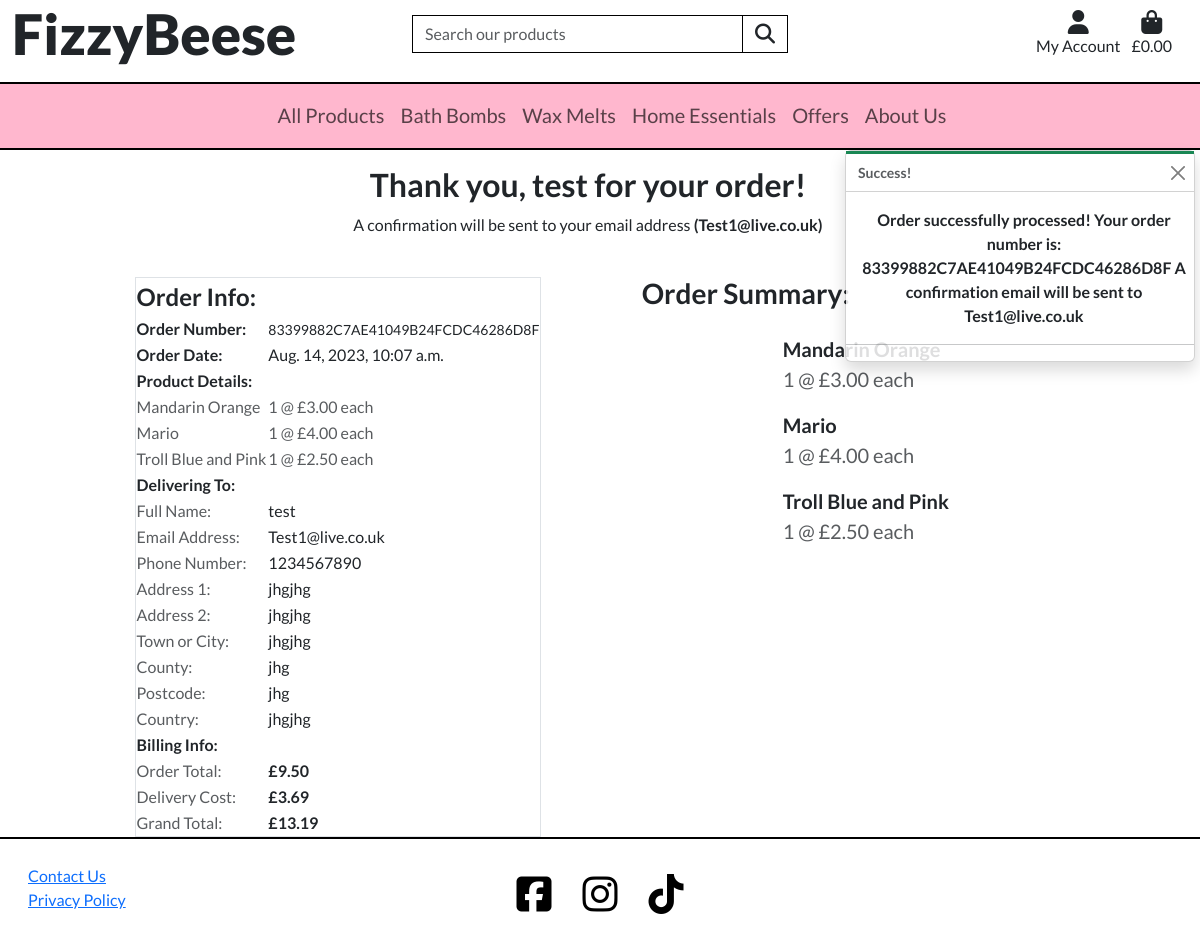
The page /checkout/success/83399882C7AE41049B24FCDC46286D8F on the database its author committed.
### checkout/models.py (models this page shows, shortened)
class Order(models.Model):
    order_number = models.CharField(max_length=32, null=False, editable=False)
    full_name = models.CharField(max_length=50, null=False, blank=False)
    email = models.EmailField(max_length=254, null=False, blank=False)
    phone_number = models.CharField(max_length=20, null=False, blank=False)
    country = models.CharField(max_length=40, null=False, blank=False)
    postcode = models.CharField(max_length=20, null=False, blank=False)
    town_or_city = models.CharField(max_length=40, null=False, blank=False)
    street_address1 = models.CharField(max_length=80, null=False, blank=False)
    street_address2 = models.CharField(max_length=80, null=True, blank=True)
    county = models.CharField(max_length=80, null=True, blank=True)
    date = models.DateTimeField(auto_now_add=True)
    total_weight = models.IntegerField(null=False, default=0)
    delivery_cost = models.DecimalField(max_digits=6, decimal_places=2, null=False, default=0)
    order_total = models.DecimalField(max_digits=10, decimal_places=2, null=False, default=0.00)
    grand_total = models.DecimalField(max_digits=10, decimal_places=2, null=False, default=0)

class OrderLineItem(models.Model):
    order = models.ForeignKey(Order, null=False, blank=False, on_delete=models.CASCADE, related_name='lineitems')
    product = models.ForeignKey(Product, null=False, blank=False, on_delete=models.CASCADE)
    quantity = models.IntegerField(null=False, blank=False, default=0)
    lineitem_total = models.DecimalField(max_digits=6, decimal_places=2, null=False, blank=False, editable=False)

### products/models.py (models this page shows, shortened)
class Product(models.Model):
    name = models.CharField(max_length=254)
    description = models.TextField(null=True, blank=True)
    price = models.DecimalField(max_digits=5, decimal_places=2)
    stock_remaining = models.IntegerField(null=False)
    product_categories = models.ManyToManyField(ProductCategory)  # Links to ProductCategory
    fragrance_categories = models.ManyToManyField(FragranceCategory)  # Links to FragranceCategory
    weight = models.IntegerField()
    sale_price = models.DecimalField(max_digits=5, decimal_places=2, null=True, blank=True)
    is_clearance = models.BooleanField()
    is_featured = models.BooleanField()
    is_hidden = models.BooleanField()
    image = models.ImageField(null=True, blank=True)
    label_image = models.ImageField(null=True, blank=True)
    uploaded_on = models.DateTimeField()

### checkout/views.py (the view)
# urls.py: path('success/<order_number>', views.checkout_success, name='checkout_success'),
def checkout_success(request, order_number):
    save_info = request.session.get('save_info')
    order = get_object_or_404(Order, order_number=order_number)
    messages.success(request, f'Order successfully processed! \
        Your order number is: {order_number} \
        A confirmation email will be sent to {order.email}')
    if 'bag' in request.session:
        del request.session['bag']
    template = 'checkout/checkout_success.html'
    context = {
        'order': order,
    }
    return render(request, template, context)

### checkout/templates/checkout/checkout_success.html (shortened to what this page needs)
{% extends 'base.html' %}
{% load static %}
{% block extra_css %}
<link rel="stylesheet" href="{% static 'checkout/css/checkout_success.css' %}">
{% endblock %}
{% block content %}
<div class="row mw-100">
    <div class="col-12 text-center mt-3">
        <h2 class="fw-bold">Thank you, {{ order.full_name }} for your order!</h2>
        <p>A confirmation will be sent to your email address <span class="fw-bold">({{ order.email }})</span></p>
    </div>
</div>
        <div class="row mw-100">
            <div class="col-12 col-lg-5 order-lg-last">
                <div class="row justify-content-center">
                    <div class="col-10">
                        <h3 class="my-4 fw-bold">Order Summary:</h3>
                    </div>
                </div>
                {% for item in order.lineitems.all %}
                <div class="row justify-content-start">
                    <div class="col-6 col-xl-4 mb-1">
                    </div>
                    <div class="col-5">
                        <div class="ms-3">
                            <a class="text-dark text-decoration-none" href="{% url 'product_detail' item.product.id %}">
                                <p class="fs-5 fw-bold mb-0 product-name bold-hover">{{ item.product.name }}</p>
                            </a>
                            <p class="text-muted fs-5">{{ item.quantity }} @
                                {% if item.product.sale_price %}
                                    £{{ item.product.sale_price }}
                                {% else %}
                                    £{{ item.product.price }}
                                {% endif %}
                                each
                            </p>
                        </div>
                    </div>
                </div>
                    {% endfor %}
            </div>
            <div class="col-12 col-lg-5 offset-lg-1">
                <div class="row">
                    <div class="col-12">
                        <table class="table-responsive border mx-auto mt-4">
                            <thead>
                                <tr>
                                    <th scope="col" class="fs-4">Order Info:</th>
                                    <th scope="col"></th>
                                </tr>
                            </thead>
                            <tbody>
                                <tr>
                                    <th scope="row">Order Number:</th>
                                    <td>
                                        <small>{{ order.order_number }}</small>
                                    </td>
                                </tr>
                                <tr>
                                    <th scope="row">Order Date:</th>
                                    <td>{{ order.date }}</td>
                                </tr>
                                <tr>
                                    <th scope="row">Product Details:</th>
                                    <td></td>
                                </tr>
                                {% for item in order.lineitems.all %}
                                    <tr class="text-muted">
                                        <td scope="row">{{ item.product.name }}</td>
                                        <td>{{ item.quantity }} @
                                            {% if item.product.sale_price %}
                                                £{{ item.product.sale_price }}
                                            {% else %}
                                                £{{ item.product.price }}
                                            {% endif %}
                                            each
                                        </td>
                                    </tr>
                                {% endfor %}
                                <tr>
                                    <th scope="row">Delivering To:</th>
                                    <td></td>
                                </tr>
                                <tr>
                                    <td class="text-muted">Full Name:</td>
                                    <td>{{ order.full_name }}</td>
                                </tr>
                                <tr>
                                    <td class="text-muted">Email Address:</td>
                                    <td>{{ order.email }}</td>
                                </tr>
                                <tr>
                                    <td class="text-muted">Phone Number:</td>
                                    <td>{{ order.phone_number }}</td>
                                </tr>
                                <tr>
                                    <td class="text-muted">Address 1:</td>
                                    <td>{{ order.street_address1 }}</td>
                                </tr>
                                <tr>
                                    <td class="text-muted">Address 2:</td>
                                    <td>{{ order.street_address2 }}</td>
                                </tr>
                                <tr>
                                    <td class="text-muted">Town or City:</td>
                                    <td>{{ order.town_or_city }}</td>
                                </tr>
                                <tr>
                                    <td class="text-muted">County:</td>
                                    <td>{{ order.county }}</td>
                                </tr>
                                <tr>
                                    <td class="text-muted">Postcode:</td>
                                    <td>{{ order.postcode }}</td>
                                </tr>
                                <tr>
                                    <td class="text-muted">Country:</td>
                                    <td>{{ order.country }}</td>
                                </tr>
                                <tr>
                                    <th>Billing Info:</th>
                                    <td></td>
                                </tr>
                                <tr class="text-muted">
                                    <td>Order Total:</td>
                                    <td class="text-dark fw-bold">£{{ order.order_total }}</td>
                                </tr>
                                <tr class="text-muted">
                                    <td>Delivery Cost:</td>
                                    <td class="text-dark fw-bold">£{{ order.delivery_cost }}</td>
                                </tr>
                                <tr class="text-muted">
                                    <td>Grand Total:</td>
                                    <td class="text-dark fw-bold">£{{ order.grand_total }}</td>
                                </tr>
                            </tbody>
                        </table>
                    </div>
                </div>
            </div>
        </div>
{% endblock %}

### rows shown on the page
Order: full_name "test", email "Test1@live.co.uk", order_number "83399882C7AE41049B24FCDC46286D8F", date "Aug. 14, 2023, 10:07 a.m.", phone_number "1234567890", street_address1 "jhgjhg", street_address2 "jhgjhg", town_or_city "jhgjhg", county "jhg", postcode "jhg", country "jhgjhg", order_total "9.50", delivery_cost "3.69", grand_total "13.19"
OrderLineItem: product.name "Mandarin Orange", quantity "1", product.price "3.00"
OrderLineItem: product.name "Mario", quantity "1", product.price "4.00"
OrderLineItem: product.name "Troll Blue and Pink", quantity "1", product.price "2.50"

### other values the page prints
{{ message }} "Order successfully processed! Your order number is: 83399882C7AE41049B24FCDC46286D8F A confirmation email will be sent to Test1@live.co.uk"
